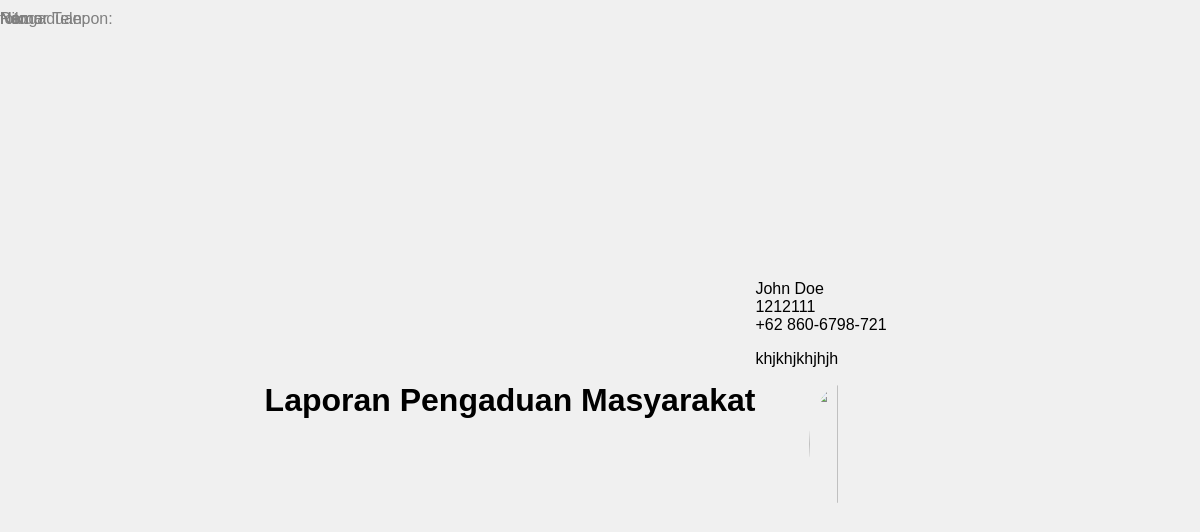
The page /admin/report.php?id_pengaduan=18 (signed in) on the database its author committed.
### tables this page shows
CREATE TABLE `pengaduan` (
  `id_pengaduan` int(11) NOT NULL,
  `tgl_pengaduan` date NOT NULL,
  `nik` char(16) NOT NULL,
  `isi_laporan` text NOT NULL,
  `foto` varchar(255) NOT NULL,
  `status` enum('0','proses','selesai') NOT NULL
);

CREATE TABLE `masyarakat` (
  `nik` char(16) NOT NULL,
  `nama` varchar(35) NOT NULL,
  `username` varchar(25) NOT NULL,
  `password` varchar(32) NOT NULL,
  `telp` varchar(20) NOT NULL
);

### admin/report.php (the view, shortened to what this page needs)
<!DOCTYPE html>
<html lang="en">
<head>
<link rel="stylesheet" href="style.css">
</head>
<body>
    <?php
    include "../masyarakat/koneksi.php";
    $sql = "SELECT *
    FROM pengaduan
    right JOIN masyarakat ON pengaduan.nik = masyarakat.nik WHERE pengaduan.id_pengaduan=$_GET[id_pengaduan]";
    $query = mysqli_query($koneksi, $sql);
    $pengadu = mysqli_fetch_array($query);
    $nama = "John Doe";
    $nik = $pengadu['nik'];
    $nomor_telepon = $pengadu['telp'];
    $isi_pengaduan = $pengadu['isi_laporan'];
    ?>
    <div class="header">
        <h1 style="text-align:center;">Laporan Pengaduan Masyarakat</h1>
    </div>
    <div class="report">
        <div class="report-field">
            <label>Nama:</label>
            <span><?php echo $nama; ?></span>
        </div>
        <div class="report-field">
            <label>Nik:</label>
            <span><?php echo $nik; ?></span>
        </div>
        <div class="report-field">
            <label>Nomor Telepon:</label>
            <span><?php echo $nomor_telepon; ?></span>
        </div>
        <div class="report-field">
            <label>Pengaduan:</label>
            <p><?php echo $isi_pengaduan; ?></p>
        </div>
        <div class="report-field">
            <label>foto:</label>
            <p><img width="180px" height="120px" src="../foto/<?= $pengadu['foto'] ?>"></p>
        </div>
    </div>
</body>
</html>

### style/style.css (style rules this page uses)
body { font-family: sans-serif; display: flex; justify-content: center; align-items: center; min-height: 100vh; margin: 0; background-color: #f0f0f0; background-image: url("https://i.pinimg.com/originals/71/9e/80/719e80760999b4c355a723224120eb07.png"); background-repeat: no-repeat; background-size: cover; }
img { border-radius: 50%; width: 40%; display: flex; margin: auto; }
label { position: absolute; top: 0; left: 0; padding: 10px 0; transition: 0.2s ease all; pointer-events: none; color: gray }

### rows shown on the page
pengaduan: nik.nik "1212111", nik.telp "+62 860-6798-721", isi_laporan "khjkhjkhjhjh"

### other values the page prints
$nama "John Doe"
